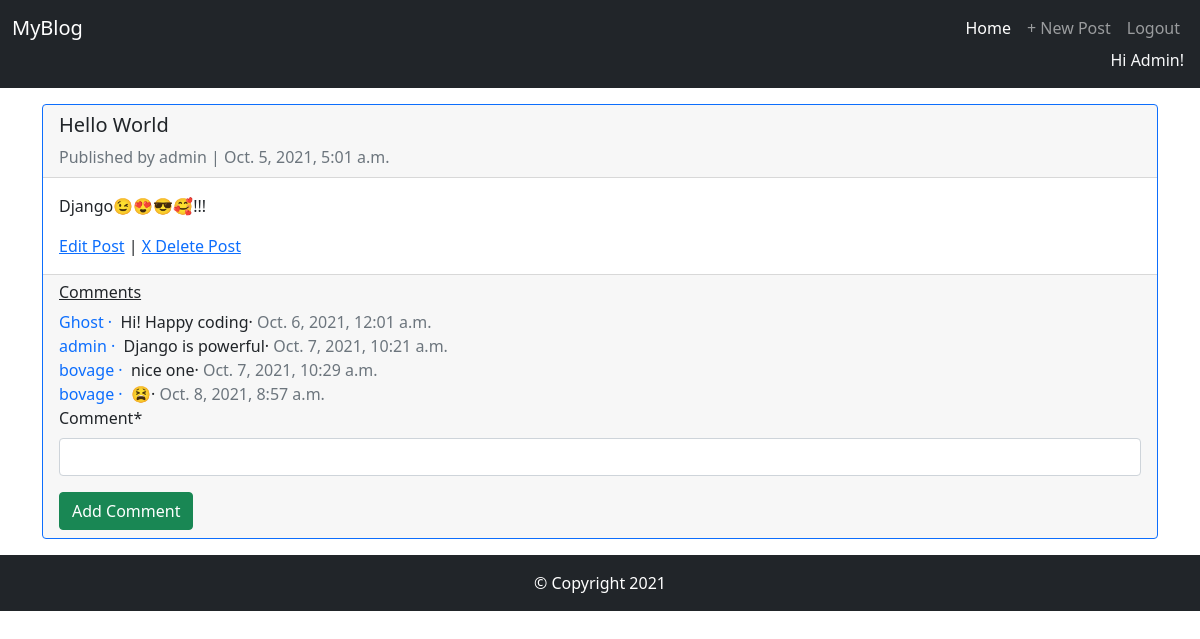
The page /post/14/ (signed in) on the database its author committed.
### pages/models.py (models this page shows, shortened)
class Post(models.Model):
    title = models.CharField(max_length=200)
    date = models.DateTimeField(auto_now_add=True)
    author = models.ForeignKey('auth.User', on_delete=models.CASCADE)
    body = models.TextField()

class Comment(models.Model):
    post = models.ForeignKey(Post, on_delete=models.CASCADE, related_name="comments")
    comment = models.CharField(max_length=140)
    author = models.ForeignKey('auth.User', on_delete=models.CASCADE)
    created = models.DateTimeField(auto_now_add=True)
    def __str__(self):
        return self.comment

### pages/views.py (the view, shortened to what this page needs)
# urls.py: path('post/<int:pk>/', BlogDetailView.as_view(), name = 'post_detail'),
class BlogDetailView(DetailView):
    model = Post
    template_name = 'post_detail.html'
    def get_context_data(self, **kwargs):
        context = super().get_context_data(**kwargs)
        context['comment_form'] = CommentForm()
        return context

### pages/form.py
class CommentForm(forms.ModelForm):
    class Meta:
        model = Comment
        fields = ('comment',)

### templates/post_detail.html (shortened to what this page needs)
{% extends 'base.html' %}
{% load crispy_forms_tags %}
{% block content %}
<div class="row">
    <div class="col-12 mt-3">
        <div class="card border-primary">
            <div class="card-header">
                <h5>{{ post.title }}</h5>
                <p class="text-muted mb-0">
                    Published by <span class="">{{ post.author }} | {{ post.date }}</span>
                </p>
            </div>
            <div class="card-body">
                <p class="card-text">{{ post.body }}</p>
                <a href="{% url 'post_edit' post.pk %}">Edit Post</a> |
                <a href="{% url 'post_delete' post.pk %}">X Delete Post</a>
            </div>
            <div class="card-footer">
                <h6 class="font-weight-bold text-decoration-underline">Comments</h6>
                {% for comment in post.comments.all %}
                <p class="mb-0">
                    <span class="text-primary">{{ comment.author }} &middot;</span>&nbsp;&nbsp;{{ comment }}&middot
                    <span class="text-muted">{{ comment.created }}</span>
                </p>
                {% empty %}
                <p class="text-muted">There are no comments yet.</p>
                {% endfor %}
                <form method="POST">{% csrf_token %}
                    {{ comment_form|crispy }}
                    <button class="btn btn-success" type="submit">Add Comment</button>
                </form>
            </div>
        </div>
    </div>
</div>
{% endblock content %}

### templates/base.html (shortened to what this page needs)
{% load static %}
<!DOCTYPE html>
<html lang="en">
<head>
    <link href="https://cdn.jsdelivr.net/npm/bootstrap@5.1.1/dist/css/bootstrap.min.css" rel="stylesheet"
>
</head>
<body>
    <header class="bg-dark">
        <nav class="navbar navbar-expand-md navbar-dark bg-dark pb-0">
            <div class="container-fluid">
                <a class="navbar-brand" href="{% url 'home' %}">MyBlog</a>
                <div class="collapse navbar-collapse" id="navbarSupportedContent">
                    <ul class="navbar-nav ms-auto mb-2 mb-lg-0">
                        <li class="nav-item">
                            <a class="nav-link active" aria-current="page" href="{% url 'home' %}">Home</a>
                        </li>
                        <li class="nav-item">
                            <a class="nav-link" href="{% url 'post_new' %}">+ New Post</a>
                        </li>
                        {% if user.is_authenticated %}
                        <li class="nav-item">
                            <a class="nav-link" href="{% url 'logout' %}">Logout</a>
                        </li>
                    {% endif %}
                </div>
            </div>
        </nav>
        <div class="d-flex flex-sm-row justify-content-sm-end px-3">
            {% if user.is_authenticated %}
            <p class="text-light">Hi {{ user.username|title }}!</p>
            {% else %}
            <p class="text-light">You are not logged in</p>
            {% endif %}
        </div>
    </header>
    <section id="blog-posts">
        <div class="container-sm">
            {% block content %}
            {% endblock content %}
        </div>
    </section>
    <footer class="bg-dark py-3 mt-3">
        <div class="container-sm text-center text-white">
            &copy; Copyright 2021
        </div>
    </footer>
</body>
</html>

### rows shown on the page
Post: title "Hello World", author "admin", date "Oct. 5, 2021, 5:01 a.m.", body "Django😉😍😎🥰!!!"
Comment: author "Ghost", comment "Hi! Happy coding", created "Oct. 6, 2021, 12:01 a.m."
Comment: author "admin", comment "Django is powerful", created "Oct. 7, 2021, 10:21 a.m."
Comment: author "bovage", comment "nice one", created "Oct. 7, 2021, 10:29 a.m."
Comment: author "bovage", comment "😫", created "Oct. 8, 2021, 8:57 a.m."

### other values the page prints
{{ user.username|title }} "Admin"
